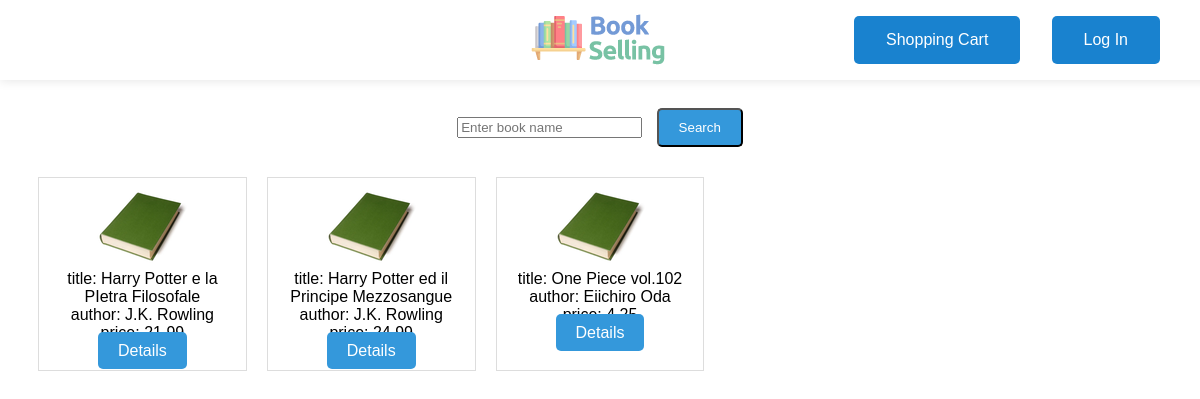
Before: / with the older database file.
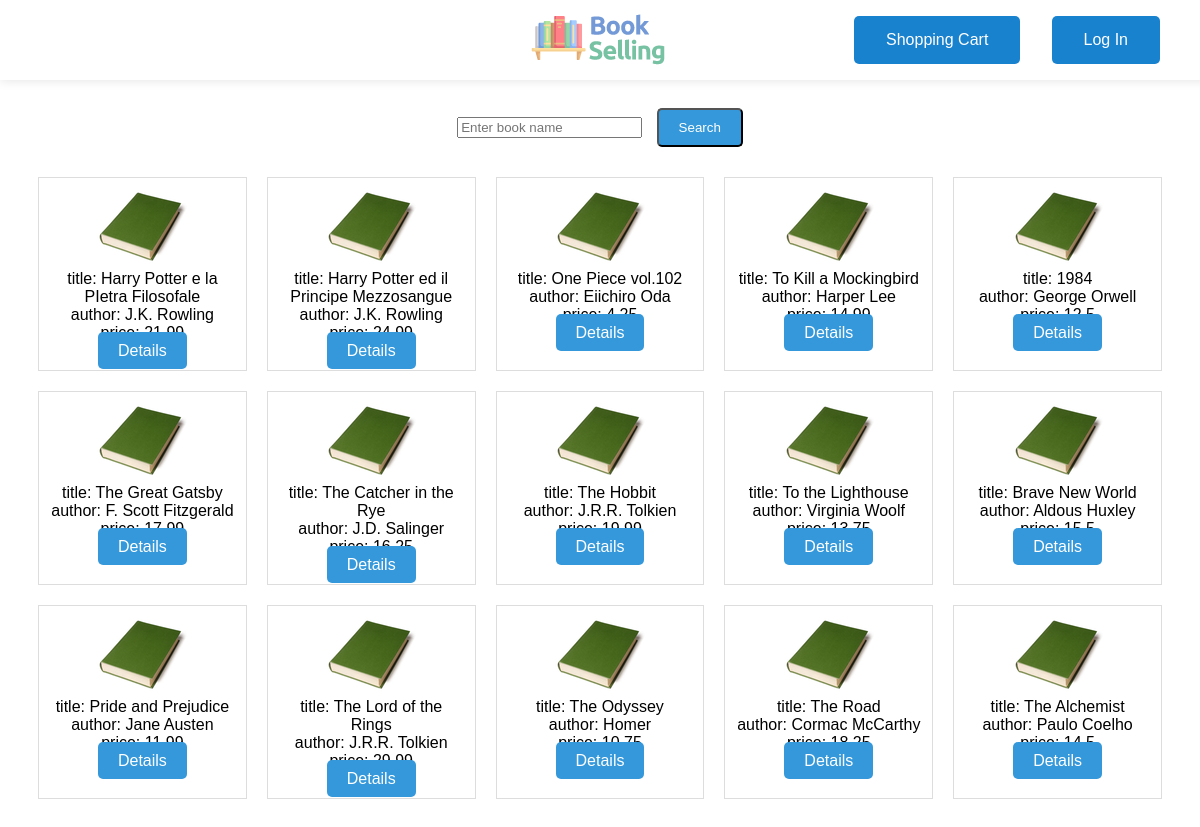
After: the same page with the newer database file.
### tables this page shows
CREATE TABLE IF NOT EXISTS `book` (
  `id` smallint NOT NULL AUTO_INCREMENT,
  `title` varchar(64) NOT NULL,
  `author` varchar(64) DEFAULT NULL,
  `publisher` varchar(64) DEFAULT NULL,
  `price` float NOT NULL,
  `category` varchar(64) DEFAULT NULL,
  `stocks_number` int NOT NULL,
  PRIMARY KEY (`id`)
);

### php/util/sessionManager.php (called while the page is built, shortened)
<?php
	function isLogged(): int{
		if(isset($_SESSION['userId']) && isset($_SESSION['username'])){
			return 1;
		}
		else{
			return 0;
		}
	}

### php/util/dbConfig.php (called while the page is built)
<?php
	$host = "mysql-server";
    $port = '3306';
	$user = "SNH";
	$password = "password";
	$dbName = "secure_book_selling_db";

### php/util/dbManager.php (called while the page is built, shortened)
<?php
require_once __DIR__ . "/dbConfig.php";
$SecureBookSellingDB = new DbManager($host, $user, $password, $dbName, $port);
class DbManager{
    private $mysqli_connection = null;
    private $host;
    private $user;
    private $password;
    private $dbName;
    private $port;
    function __construct($host, $user, $password, $dbName, $port){
        $this->host = $host;
        $this->user = $user;
        $this->password = $password;
        $this->dbName = $dbName;
        $this->port = $port;
    }
    function openConnection(): void{
        if (!$this->isOpened()) {
            $this->mysqli_connection = new mysqli($this->host,
                $this->user,
                $this->password,
                $this->dbName, $this->port);
            $this->mysqli_connection->select_db($this->dbName) or
            throw new Exception('Can\'t use the database: ' . $this->mysqli_connection->error);
        }
    }
    function isOpened(): bool{
        return ($this->mysqli_connection != null);
    }
    function performQuery(string $querytext, array $parameters = [], string $types = ""){
        $statement = $this->mysqli_connection->prepare($querytext);
        if (!$statement->execute()) {
            throw new Exception('Execute failed (' . $statement->connect_errno . ') ' .
                                                                $statement->connect_error);
        }
        $result = $statement->get_result();
        return $result;
    }
    function closeConnection(): void{
        $this->mysqli_connection = null;
    }
}

### php/util/dbInteraction.php (called while the page is built, shortened)
<?php
    require_once __DIR__ . "/dbManager.php";
    require_once __DIR__ . "./../../config.php";
    function getBooks(){
        global $SecureBookSellingDB;
        global $logger;
        try{
            $query = "SELECT id, title, author, price FROM book;";
            $result = $SecureBookSellingDB->performQuery($query);
            $SecureBookSellingDB->closeConnection();
			return $result;
        }
        catch(Exception $e){
            $logger->writeLog(  "ERROR",
                                "Error performing the query to retrieve all the books",
                                $_SERVER['SCRIPT_NAME'],
                                "MySQL - Code: ".$e->getCode(),
                                $e->getMessage());
            $SecureBookSellingDB->closeConnection();
			return false;
        }
    }

### index.php (the view, shortened to what this page needs)
<?php
	require_once __DIR__ . "/config.php";
	require_once __DIR__ . "/php/util/dbInteraction.php";
    if ($_SERVER["REQUEST_METHOD"] == "POST" && isset($_POST["search_query"])) {
        $searchQuery = $_POST["search_query"];
        $resultQuery = searchBooks($searchQuery);
    } else {
        $resultQuery = getBooks();
    }
?>
<!DOCTYPE html>
<html lang="en">
    <head>
        <link rel="stylesheet" type="text/css" href="./css/home.css">
    </head>
    <body>
    <?php
        include "./php/layout/header.php";
    ?>
    <div class="search_container">
        <form name="search" action="//<?php echo SERVER_ROOT . '/index.php'?>" method="POST">
            <label>
                <input class="search_form_input" type="text" name="search_query" placeholder="Enter book name" required>
            </label>
            <button class="search_button" type="submit">Search</button>
        </form>
    </div>
    <div class="book_grid">
        <?php
        if ($resultQuery) {
            while ($book = $resultQuery->fetch_assoc()) {
                echo '<div class="book_card">';
                echo '<img src="/img/book.png" alt="Book Image"> <br>';
                foreach ($book as $key => $value) {
                    if ($key != 'id')
                        echo $key . ": " . $value . "<br>";
                }
                echo '<a href="/php/book_details.php?book_id=' . $book['id'] . '" class="view_details_button">Details</a>';
                echo "</div>";
            }
        } else {
            echo "<script>alert('Error retrieving books data');</script>";
        }
        ?>
    </div>
    </body>
</html>

### php/layout/header.php (shortened to what this page needs)
<?php
    $currentFile = SERVER_ROOT.$_SERVER['SCRIPT_NAME'];
?>
<!DOCTYPE html>
<html lang="en">
    <head>
        <link rel="stylesheet" type="text/css" href="./../../css/header.css">
    </head>
    <body>
        <header>
            <div class="container logo-container">
<?php
                if(isLogged() and ($_SESSION['isAdmin'] == 1)){
?>
                    <a href="//<?php echo SERVER_ROOT. '/php/admin/homeAdmin.php'?>">
<?php
                }
                else{
?>
                    <a href="//<?php echo SERVER_ROOT. '/index.php'?>">
<?php
                }
?>
                        <img src="./../../img/book_selling_logo.png" alt="logo">
                    </a>
            </div>
            <div class="container button-container">
<?php
                if((!isLogged() and (strcmp($currentFile, SERVER_ROOT.'/index.php') == 0)) or
                    ((isLogged()) and ($_SESSION['isAdmin'] == 0))){
?>
                        <a href="//<?php echo SERVER_ROOT. '/php/user/shoppingCart.php'?>">
                            <button class="button_header">
                                Shopping Cart
                            </button>
                        </a>
<?php
                }
?>
            </div>
            <div class="container button-container">
<?php
                if(!isLogged()){
                    if(strcmp($currentFile, SERVER_ROOT.'/php/login.php') != 0){
?>
                        <a href="//<?php echo SERVER_ROOT. '/php/login.php'?>">
                            <button class="button_header">
                                Log In
                            </button>
                        </a>
<?php
                    }
                }
?>
            </div>
        </header>
    </body>
</html>

### css/home.css (style rules this page uses)
body { font-family: Arial, Helvetica, sans-serif; }
.search_container { display: flex; justify-content: center; align-items: center; margin-top: 20px; }
.search_button { margin-left: 10px; padding: 10px 20px; background-color: #3498db; color: #fff; text-decoration: none; border-radius: 5px; transition: background-color 0.3s; }
.view_details_button { padding: 10px 20px; background-color: #3498db; color: #fff; text-decoration: none; border-radius: 5px; transition: background-color 0.3s; }
.book_grid { display: grid; grid-template-columns: repeat(auto-fill, minmax(200px, 1fr)); gap: 20px; padding: 30px; }
.book_card { border: 1px solid #ddd; padding: 10px; text-align: center; }

### css/header.css (style rules this page uses)
body { padding-top: 80px; }
header { position: fixed; top: 0; left: 0; width: 100%; height: 80px; background-color: white; box-shadow: 0px 1px 10px rgba(0, 0, 0, 0.1); display: flex; justify-content: space-between; align-items: center; padding: 0 10px; }
.container { flex: 1; }
.button-container { display: flex; justify-content: center; align-items: center; }
.logo-container { display: flex; justify-content: center; align-items: center; }
.button_header { background-color: #1982cf; border: none; color: white; padding: 15px 32px; text-align: center; text-decoration: none; display: inline-block; font-size: 16px; margin: 2px 1px; cursor: pointer; border-radius: 5px; }
.button-container:last-child { margin-right: 20px; }

Changed rows visible on the page:
added book: key "title", title "To Kill a Mockingbird", key "author", author "Harper Lee", key "price", price "14.99"
added book: key "title", title "1984", key "author", author "George Orwell", key "price", price "12.5"
added book: key "title", title "The Great Gatsby", key "author", author "F. Scott Fitzgerald", key "price", price "17.99"
added book: key "title", title "The Catcher in the Rye", key "author", author "J.D. Salinger", key "price", price "16.25"
added book: key "title", title "The Hobbit", key "author", author "J.R.R. Tolkien", key "price", price "19.99"
added book: key "title", title "To the Lighthouse", key "author", author "Virginia Woolf", key "price", price "13.75"
added book: key "title", title "Brave New World", key "author", author "Aldous Huxley", key "price", price "15.5"
added book: key "title", title "Pride and Prejudice", key "author", author "Jane Austen", key "price", price "11.99"
added book: key "title", title "The Lord of the Rings", key "author", author "J.R.R. Tolkien", key "price", price "29.99"
added book: key "title", title "The Odyssey", key "author", author "Homer", key "price", price "10.75"
added book: key "title", title "The Road", key "author", author "Cormac McCarthy", key "price", price "18.25"
added book: key "title", title "The Alchemist", key "author", author "Paulo Coelho", key "price", price "14.5"
